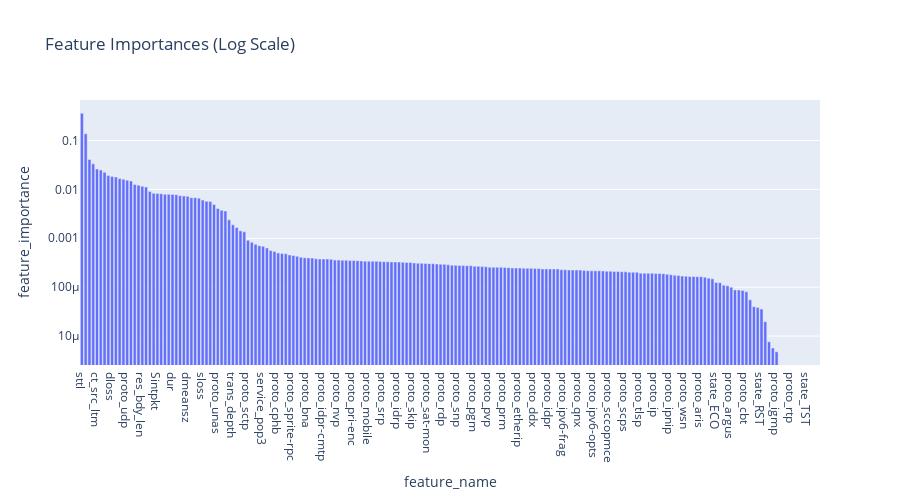

Notebook source saved alongside this figure:
### Markdown cell above
Remove *is_sm_ips_ports, dwin, swin, dttl*

### Code cell
feature_importance_df = importances.sort_values(ascending=False).reset_index()
feature_importance_df.columns = ["feature_name", "feature_importance"]

# Create a bar chart with a log scale for the y-axis
fig = px.bar(
    feature_importance_df,
    x="feature_name",
    y="feature_importance",
    log_y=True,
    title="Feature Importances (Log Scale)",
)

# Adjust the figure size and display
fig.update_layout(width=900, height=500)
fig.show()

### Figure 1 — Plotly figure (JSON) as saved in the notebook; plotly's stock layout.template omitted (floating-point values rounded to 4 significant figures; data arrays with more than 128 entries replaced by an {"elided": "..."} marker saying what was removed)
{"data": [{"alignmentgroup": "True", "hovertemplate": "feature_name=%{x}<br>feature_importance=%{y}<extra></extra>", "legendgroup": "", "marker": {"color": "#636efa", "pattern": {"shape": ""}}, "name": "", "offsetgroup": "", "orientation": "v", "showlegend": false, "textposition": "auto", "type": "bar", "x": {"elided": "196 str values"}, "xaxis": "x", "y": {"elided": "196 float values"}, "yaxis": "y"}], "layout": {"barmode": "relative", "height": 500, "legend": {"tracegroupgap": 0}, "title": {"text": "Feature Importances (Log Scale)"}, "width": 900, "xaxis": {"anchor": "y", "domain": [0, 1], "title": {"text": "feature_name"}}, "yaxis": {"anchor": "x", "domain": [0, 1], "title": {"text": "feature_importance"}, "type": "log"}}}
